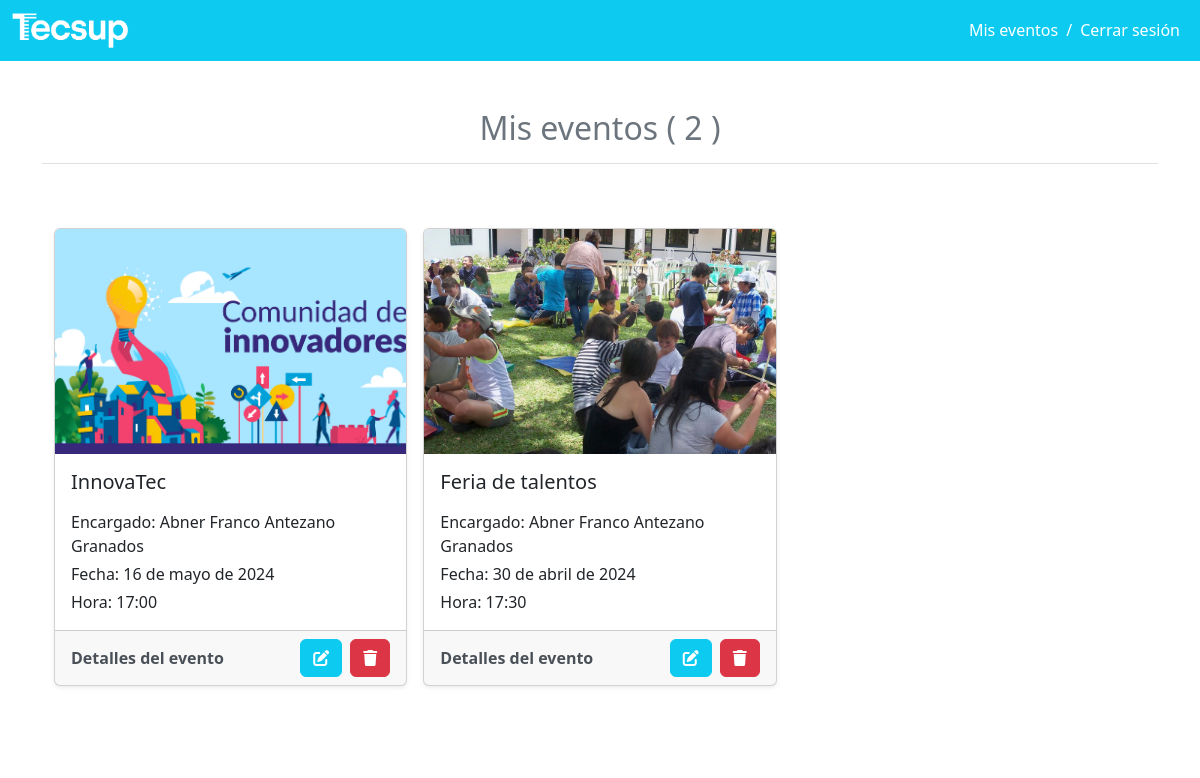
The app's page /eventos/miseventos/ (signed in), older data.
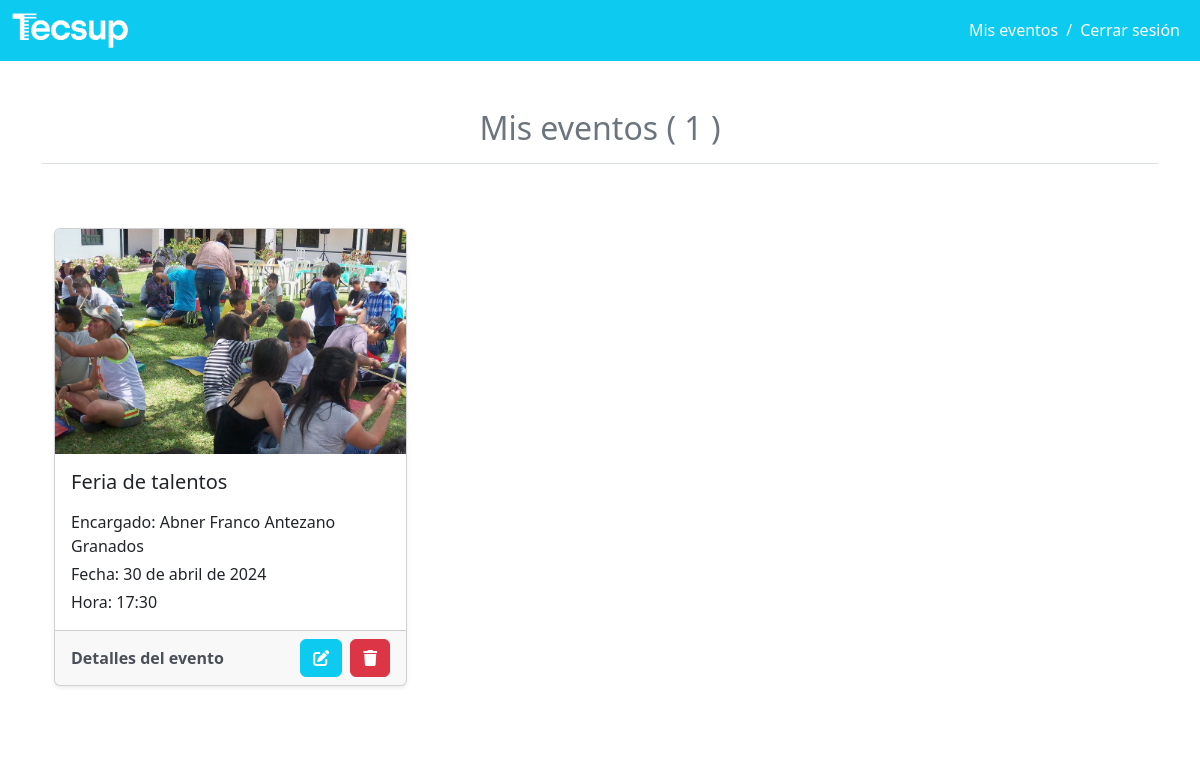
The same page, newer data.
### eventos/models.py (models this page shows, shortened)
class Evento(models.Model):
    codigo = models.AutoField(primary_key=True)
    titulo = models.CharField(max_length=100)
    encargado = models.ForeignKey(Usuario,on_delete=models.CASCADE)
    imagen = models.ImageField(upload_to="eventos")
    fecha_evento = models.DateField('Fecha de evento')
    hora_evento = models.TimeField('Hora de evento')
    descripcion = models.TextField()

class Usuario(models.Model):
    codigo = models.AutoField(primary_key=True)
    nombre = models.CharField(max_length=100)
    apellido = models.CharField(max_length=100)
    email = models.EmailField()
    contraseña = models.CharField(max_length=100)
    def __str__(self):
        return self.nombre + " " + self.apellido

### eventos/views.py (the view)
# urls.py: path('miseventos/', views.mis_eventos, name='mis_eventos'),
@verificar_autenticacion
def mis_eventos(request):
    usuario_id = request.session['usuario_id']
    usuario = Usuario.objects.get(codigo=usuario_id)
    eventos_usuario = Evento.objects.filter(encargado=usuario)
    cantidad_eventos_usuario = eventos_usuario.count()
    context = {
        'eventos_usuario': eventos_usuario,
        'usuario': usuario,
        'cantidad_eventos_usuario': cantidad_eventos_usuario,
    }
    return render(request, 'misEventos.html', context)

### eventos/templates/misEventos.html (shortened to what this page needs)
{% extends "layout.html" %}
{% block content %}
    <div class="bg-white w-100 h-100">
        <div class="container py-5">
            <h2 class="border-bottom mb-5 text-center text-secondary">Mis eventos ( {{cantidad_eventos_usuario}} )</p></h2>
            <div class="py-3">
                <div class="container">
                <div class="row row-cols-1 row-cols-sm-2 row-cols-md-3 g-3">
                    {% for evento in eventos_usuario %}
                        <div class="col">
                        <div class="card shadow-sm">
                            <a href="../detalle_evento/{{evento.codigo}}">
                                <img class="bd-placeholder-img card-img-top" width="100%" height="225" src="{{evento.imagen.url}}" alt="{{evento.titulo}}">
                            </a>
                            <a href="../detalle_evento/{{evento.codigo}}" class="text-decoration-none text-dark">
                                <div class="card-body">
                                    <h5 class="card-title mb-3">{{evento.titulo}}</h5>
                                    <p class="card-text mb-1">Encargado: {{evento.encargado}}</p>
                                    <p class="card-text mb-1">Fecha: {{evento.fecha_evento}}</p>
                                    <p class="card-text">Hora: {{evento.hora_evento}}</p>
                                </div>
                            </a>
                            <div class="card-footer d-flex justify-content-between align-items-center">
                                <a href="../detalle_evento/{{evento.codigo}}" class="text-decoration-none fw-bold text-light-emphasis">Detalles del evento</a>
                                    <div class="d-flex">
                                        <button type="button" class="btn btn-info text-white mx-2" data-bs-toggle="modal" data-bs-target="#editarEvento">
                                            <i class="fa-solid fa-pen-to-square"></i>
                                        </button>
                                        <a href="../detalle_evento/eliminarMiEvento/{{evento.codigo}}" class="btn btn-danger text-decoration-none text-white"><i class="fa-solid fa-trash"></i></a>
                                    </div>
                            </div>
                        </div>
                        </div>
                    {% endfor %}
                </div>
                </div>
            </div>
        </div>
    </div>
{% endblock %}

Row changes from the older to the newer data that the page shows:
removed Evento: imagen (picture), titulo "InnovaTec", encargado "Abner Franco Antezano Granados", fecha_evento "16 de mayo de 2024", hora_evento "17:00"
Text that changed along with them:
{{ cantidad_eventos_usuario }}: "2" → "1"
